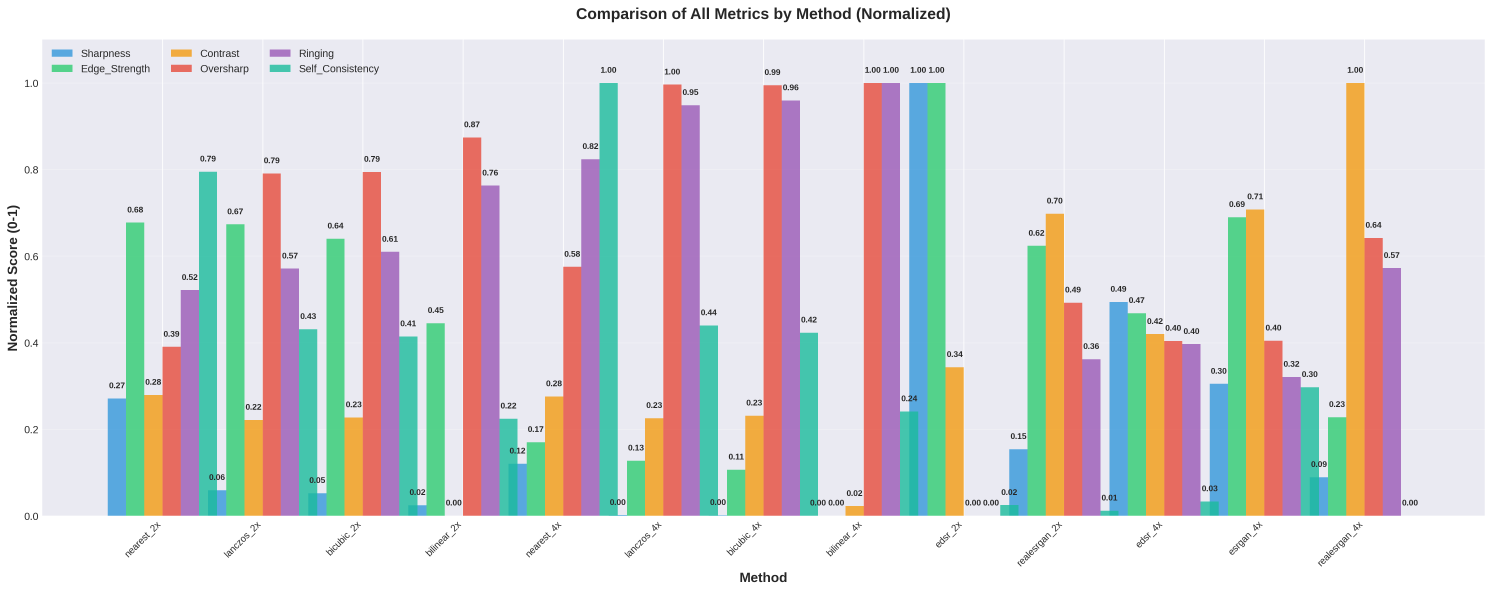
#> input picture results/upscale/analysis/01_all_metrics_comparison.png, 5968 x 2368 px (shown at 1/4 size); its folder holds only this picture in this run
$ python evaluate_upscale_quality.py --upscaled-dir ../../../results/upscale/analysis   (older library calls are emulated)
#> lines starting #> are read from the running program, lines starting #| are printed output that depends on the picture
### src/core/evaluation/upscale_metrics.py
"""Image quality assessment using fast OpenCV-based metrics.

This module implements efficient no-reference image quality metrics using OpenCV.
These metrics are optimized for speed while providing useful quality indicators.
"""
from pathlib import Path
from typing import Dict, Optional, Union, List
import numpy as np
import cv2
from tqdm import tqdm
from concurrent.futures import ProcessPoolExecutor, as_completed


def _evaluate_single_image(image_path: Path, original_images_dir: Optional[Path]) -> Dict:
    """Helper function to evaluate a single image (for multiprocessing).

    Args:
        image_path: Path to image to evaluate.
        original_images_dir: Directory containing original images.

    Returns:
        Dictionary with evaluation results.
    """
    # Create a temporary evaluator instance
    evaluator = ImageQualityEvaluator(original_images_dir=original_images_dir)
    return evaluator.evaluate_image(image_path)


class ImageQualityEvaluator:
    """Evaluator for fast image quality metrics using OpenCV."""

    def __init__(self, original_images_dir: Optional[Union[str, Path]] = None):
        """Initialize quality evaluator.

        Args:
            original_images_dir: Directory containing original images for self-consistency.
                                Default: dataset/downloaded
        """
        if original_images_dir is None:
            # Default to dataset/downloaded
            project_root = Path(__file__).parent.parent.parent.parent
            self.original_images_dir = project_root / "dataset" / "downloaded"
        else:
            self.original_images_dir = Path(original_images_dir)

        if not self.original_images_dir.exists():
            print(f"Warning: Original images directory not found: {self.original_images_dir}")
            self.original_images_dir = None

    def _load_image(self, image_path: Union[str, Path]) -> Optional[np.ndarray]:
        """Load image using OpenCV.

        Args:
            image_path: Path to the image file.

        Returns:
            Image as numpy array (BGR format), or None if error.
        """
        try:
            img = cv2.imread(str(image_path))
            if img is None:
                print(f"Error loading image: {image_path}")
                return None
            return img
        except Exception as e:
            print(f"Error loading image {image_path}: {e}")
            return None

    def calculate_sharpness(self, img: np.ndarray) -> float:
        """Calculate sharpness using Variance of Laplacian.

        Higher values indicate sharper images.

        Args:
            img: Input image (BGR format).

        Returns:
            Sharpness score.
        """
        gray = cv2.cvtColor(img, cv2.COLOR_BGR2GRAY)
        laplacian = cv2.Laplacian(gray, cv2.CV_64F)
        return laplacian.var()

    def calculate_edge_strength(self, img: np.ndarray) -> float:
        """Calculate edge strength using Sobel operators.

        Higher values indicate stronger edges (more detail).

        Args:
            img: Input image (BGR format).

        Returns:
            Mean edge strength.
        """
        gray = cv2.cvtColor(img, cv2.COLOR_BGR2GRAY)
        sobelx = cv2.Sobel(gray, cv2.CV_64F, 1, 0, ksize=3)
        sobely = cv2.Sobel(gray, cv2.CV_64F, 0, 1, ksize=3)
        edge_magnitude = np.sqrt(sobelx**2 + sobely**2)
        return edge_magnitude.mean()

    def calculate_contrast(self, img: np.ndarray) -> float:
        """Calculate contrast using standard deviation.

        Higher values indicate higher contrast.

        Args:
            img: Input image (BGR format).

        Returns:
            Contrast score (standard deviation of grayscale image).
        """
        gray = cv2.cvtColor(img, cv2.COLOR_BGR2GRAY)
        return gray.std()

    # [27 lines left out: function calculate_self_consistency, not called in this run]

    def calculate_artifacts(self, img: np.ndarray) -> Dict[str, float]:
        """Detect common upscaling artifacts.

        Args:
            img: Input image (BGR format).

        Returns:
            Dictionary with artifact scores:
            - oversharp: Over-sharpening indicator (99th percentile of Laplacian)
            - ringing: Ringing artifact indicator (std of Sobel)
        """
        gray = cv2.cvtColor(img, cv2.COLOR_BGR2GRAY)

        # Over-sharpening detection
        laplacian = cv2.Laplacian(gray, cv2.CV_64F)
        oversharp = np.percentile(np.abs(laplacian), 99)

        # Ringing detection
        sobel = cv2.Sobel(gray, cv2.CV_64F, 1, 1, ksize=3)
        ringing = np.std(sobel)

        return {
            'oversharp': float(oversharp),
            'ringing': float(ringing)
        }

    def evaluate_image(self, image_path: Union[str, Path]) -> Dict:
        """Evaluate image quality using all available metrics.

        Args:
            image_path: Path to the image file to evaluate.

        Returns:
            Dictionary containing all quality scores and metadata.
        """
        image_path = Path(image_path)

        result = {
            'image_path': str(image_path),
            'image_name': image_path.name,
            'status': 'pending'
        }

        try:
            # Load image
            img = self._load_image(image_path)
            if img is None:
                result['status'] = 'error'
                result['error'] = 'Failed to load image'
                return result

            # Calculate all metrics
            result['sharpness'] = self.calculate_sharpness(img)
            result['edge_strength'] = self.calculate_edge_strength(img)
            result['contrast'] = self.calculate_contrast(img)

            # Artifact detection
            artifacts = self.calculate_artifacts(img)
            result['oversharp'] = artifacts['oversharp']
            result['ringing'] = artifacts['ringing']

            # Self-consistency (if original images directory exists)
            if self.original_images_dir is not None:
                # Try to find original image
                # Remove common upscaling suffixes from filename
                original_name = image_path.name

                # Remove suffixes like _bicubic_2x, _realesrgan_4x, etc.
                import re
                # Pattern: _methodname_Nx before extension
                original_name = re.sub(r'_[a-zA-Z0-9]+_\d+x\.(jpg|jpeg|png|bmp|webp|tiff|tif)$',
                                      r'.\1', original_name, flags=re.IGNORECASE)

                original_path = self.original_images_dir / original_name

                if original_path.exists():
                    img_original = self._load_image(original_path)
                    if img_original is not None:
                        result['self_consistency'] = self.calculate_self_consistency(
                            img_original, img
                        )
                    else:
                        result['self_consistency'] = None
                else:
                    result['self_consistency'] = None
            else:
                result['self_consistency'] = None

            result['status'] = 'success'

        except Exception as e:
            result['status'] = 'error'
            result['error'] = str(e)

        return result

    def evaluate_batch(self, image_paths: List[Path], verbose: bool = True,
                      n_workers: int = 4) -> List[Dict]:
        """Evaluate quality for multiple images in parallel.

        Args:
            image_paths: List of paths to image files.
            verbose: If True, shows progress bar.
            n_workers: Number of parallel workers (default: 4).

        Returns:
            List of dictionaries containing quality scores.
        """
        if verbose:
            print(f"\nEvaluating quality for {len(image_paths)} images (using {n_workers} workers)...")

        # Use multiprocessing for parallel evaluation
        results = [None] * len(image_paths)

        with ProcessPoolExecutor(max_workers=n_workers) as executor:
            # Submit all tasks
            future_to_idx = {
                executor.submit(_evaluate_single_image, img_path, self.original_images_dir): idx
                for idx, img_path in enumerate(image_paths)
            }

            # Process results as they complete
            if verbose:
                with tqdm(total=len(image_paths), desc="Evaluating quality") as pbar:
                    for future in as_completed(future_to_idx):
                        idx = future_to_idx[future]
                        try:
                            results[idx] = future.result()
                        except Exception as e:
                            results[idx] = {
                                'image_path': str(image_paths[idx]),
                                'image_name': image_paths[idx].name,
                                'status': 'error',
                                'error': str(e)
                            }
                        pbar.update(1)
            else:
                for future in as_completed(future_to_idx):
                    idx = future_to_idx[future]
                    try:
                        results[idx] = future.result()
                    except Exception as e:
                        results[idx] = {
                            'image_path': str(image_paths[idx]),
                            'image_name': image_paths[idx].name,
                            'status': 'error',
                            'error': str(e)
                        }

        if verbose:
            successful = sum(1 for r in results if r['status'] == 'success')
            print(f"✓ Complete: {successful}/{len(results)} successful")

        return results

    # [76 lines left out: function compare_methods, not called in this run]

### src/scripts/evaluation/evaluate_upscale_quality.py
"""Evaluate upscaled image quality using comprehensive metrics.

This script evaluates upscaled images using various quality metrics including:
- Sharpness (Variance of Laplacian)
- Edge Strength (Sobel operators)
- Contrast (standard deviation)
- Artifacts (over-sharpening, ringing)
- Self-consistency (PSNR with downsampled version)
"""
import argparse
import json
import sys
from pathlib import Path
from datetime import datetime

import numpy as np

project_root = Path(__file__).parent.parent.parent
sys.path.insert(0, str(project_root))

from src.core.evaluation.upscale_metrics import ImageQualityEvaluator


def parse_args():
    """Parse command-line arguments for image quality evaluation.

    Parses and validates command-line arguments for evaluating upscaled images
    using various quality metrics.

    Returns:
        argparse.Namespace: Parsed command-line arguments containing:
            - upscaled_dir (str): Directory containing upscaled images to evaluate
            - original_dir (str): Directory containing original images for comparison
            - output_dir (str): Output directory for evaluation results
            - n_workers (int): Number of parallel worker processes
            - quiet (bool): Whether to suppress detailed output
    """
    parser = argparse.ArgumentParser(
        description='Evaluate upscaled image quality'
    )

    parser.add_argument('--upscaled-dir', required=True,
                       help='Directory containing upscaled images')
    parser.add_argument('--original-dir', default='dataset/downloaded',
                       help='Directory containing original images (for self-consistency)')
    parser.add_argument('--output-dir', default='results/upscale',
                       help='Output directory for metrics (default: results/upscale_evaluation)')
    parser.add_argument('--n-workers', type=int, default=4,
                       help='Number of parallel workers (default: 4)')
    parser.add_argument('--quiet', action='store_true',
                       help='Suppress detailed output')

    return parser.parse_args()


METRIC_LABELS = {
    'sharpness': 'Sharpness',
    'edge_strength': 'Edge Strength',
    'contrast': 'Contrast',
    'oversharp': 'Over-sharpening',
    'ringing': 'Ringing',
    'self_consistency': 'Self-Consistency (PSNR)'
}


def compute_aggregate_metrics(results):
    """Compute aggregate statistics for successful evaluations.

    Calculates summary statistics (mean, std, min, max) for each quality metric
    across all successfully evaluated images. Only includes results with 'success'
    status to avoid skewing statistics with failed evaluations.

    Args:
        results (list): List of evaluation result dictionaries, each containing
            status and metric values (sharpness, edge_strength, contrast, etc.)

    Returns:
        dict: Dictionary containing:
            - total_images (int): Total number of images evaluated
            - successful_images (int): Number of successfully evaluated images
            - metrics (dict): Dictionary mapping metric names to statistics:
                - mean (float): Average value across all images
                - std (float): Standard deviation
                - min (float): Minimum value
                - max (float): Maximum value
    """
    successful = [r for r in results if r['status'] == 'success']

    summary = {
        'total_images': len(results),
        'successful_images': len(successful),
        'metrics': {}
    }

    if not successful:
        return summary

    for key in METRIC_LABELS:
        values = [
            r[key] for r in successful
            if key in r and r[key] is not None
        ]
        if not values:
            continue
        arr = np.asarray(values, dtype=float)
        summary['metrics'][key] = {
            'mean': float(np.mean(arr)),
            'std': float(np.std(arr)),
            'min': float(np.min(arr)),
            'max': float(np.max(arr))
        }

    return summary


def print_metrics_summary(results):
    """Print formatted metrics summary to console.

    Displays a formatted table showing summary statistics for all quality metrics
    across evaluated images. Includes mean, standard deviation, minimum, and
    maximum values for each metric.

    Args:
        results (list): List of evaluation result dictionaries from the evaluator,
            each containing quality metrics like sharpness, edge_strength, contrast,
            oversharp, ringing, and self_consistency.
    """
    summary = compute_aggregate_metrics(results)

    if summary['successful_images'] == 0:
        print("\n✗ No successful evaluations")
        return

    print("\n" + "="*80)
    print("UPSCALE QUALITY METRICS SUMMARY")
    print("="*80)
    print(f"\nImages evaluated: {summary['successful_images']}/{summary['total_images']}")

    print(f"\n{'Metric':<25} {'Mean':<12} {'Std':<12} {'Min':<12} {'Max':<12}")
    print("-"*80)

    if not summary['metrics']:
        print("No metric values available.")
        return

    for key, stats in summary['metrics'].items():
        label = METRIC_LABELS.get(key, key)
        print(f"{label:<25} "
              f"{stats['mean']:<12.2f} "
              f"{stats['std']:<12.2f} "
              f"{stats['min']:<12.2f} "
              f"{stats['max']:<12.2f}")


def main():
    """Main execution function for upscale quality evaluation.

    Orchestrates the complete quality evaluation pipeline:
    1. Parses command-line arguments
    2. Discovers all images in the upscaled directory
    3. Initializes the ImageQualityEvaluator with original images path
    4. Evaluates all images using multiple quality metrics in parallel
    5. Computes aggregate statistics across all images
    6. Saves detailed results and summary to JSON file
    7. Prints formatted summary to console (unless quiet mode)

    Quality metrics evaluated include:
    - Sharpness (Variance of Laplacian)
    - Edge strength (Sobel operators)
    - Contrast (standard deviation)
    - Artifacts (over-sharpening and ringing detection)
    - Self-consistency (PSNR with downsampled version)

    Raises:
        FileNotFoundError: If the upscaled directory does not exist.
    """
    args = parse_args()

    upscaled_dir = Path(args.upscaled_dir)
    original_dir = Path(args.original_dir)

    if not args.quiet:
        print("="*80)
        print("UPSCALE QUALITY EVALUATION")
        print("="*80)
        print(f"Upscaled images: {upscaled_dir}")
        print(f"Original images: {original_dir}")

    if not upscaled_dir.exists():
        print(f"\n✗ Error: Upscaled directory not found: {upscaled_dir}")
        return

    # Get all images in upscaled directory
    valid_extensions = {'.jpg', '.jpeg', '.png', '.bmp', '.webp', '.tiff', '.tif'}
    image_paths = []
    for ext in valid_extensions:
        image_paths.extend(upscaled_dir.glob(f"*{ext}"))
        image_paths.extend(upscaled_dir.glob(f"*{ext.upper()}"))

    # Filter out hidden files
    image_paths = [p for p in image_paths if not p.name.startswith('.')]
    image_paths = sorted(image_paths)

    if not image_paths:
        print(f"\n✗ Error: No images found in {upscaled_dir}")
        return

    if not args.quiet:
        print(f"\nImages to evaluate: {len(image_paths)}")

    # Initialize evaluator
    evaluator = ImageQualityEvaluator(original_images_dir=original_dir)

    # Evaluate images
    results = evaluator.evaluate_batch(
        image_paths=image_paths,
        verbose=not args.quiet,
        n_workers=args.n_workers
    )
#> in _load_image, img is the input picture: shape (2368, 5968, 3); mean B, G, R 213, 212.7, 215.3
#> in calculate_sharpness, `gray = cv2.cvtColor(img, cv2.COLOR_BGR2GRAY)`:
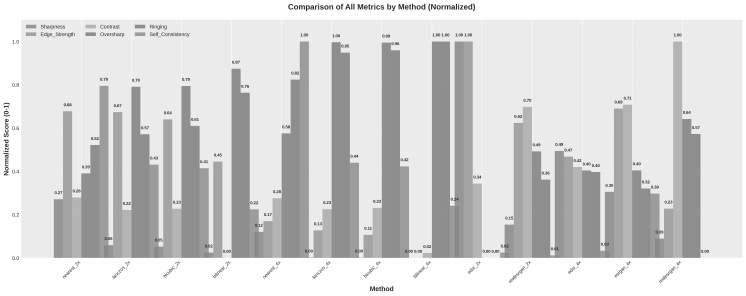
#> gray: shape (2368, 5968) (shown at 1/8 size); min 38, max 255, mean 213.6
#> in calculate_sharpness, `laplacian = cv2.Laplacian(gray, cv2.CV_64F)`:
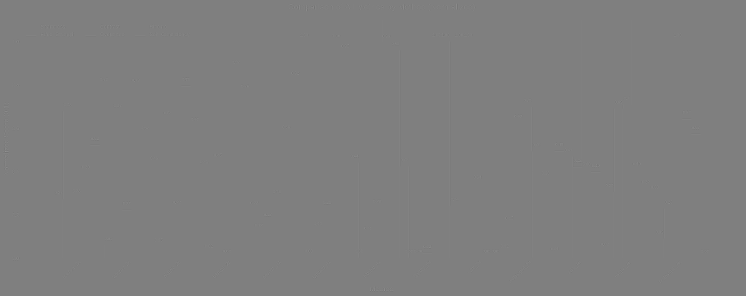
#> laplacian: shape (2368, 5968) float64 (shown at 1/8 size); min -471, max 471, mean 0; drawn with min black and max white
#> in calculate_edge_strength, `edge_magnitude = np.sqrt(sobelx**2 + sobely**2)`:
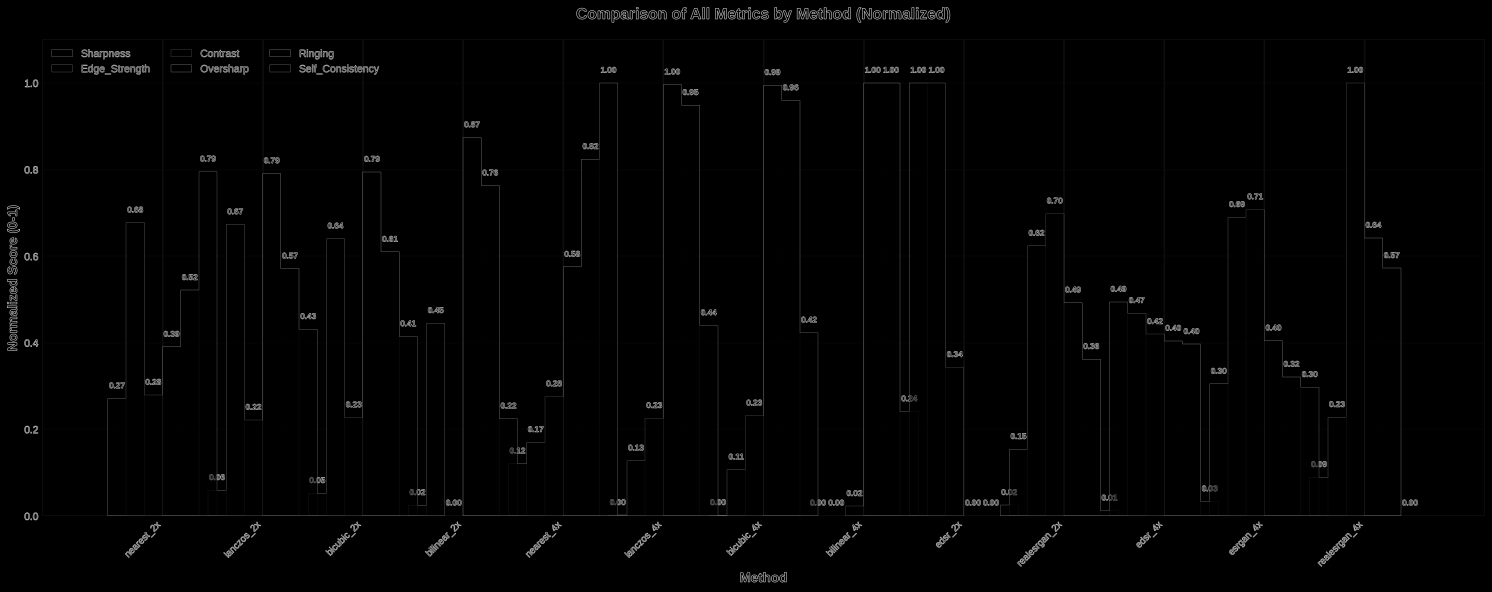
#> edge_magnitude: shape (2368, 5968) float64 (shown at 1/4 size); min 0, max 940, mean 9.8; drawn with min black and max white
#> in calculate_artifacts, `oversharp = np.percentile(np.abs(laplacian), 99)`: oversharp = 92
#> in calculate_artifacts, `ringing = np.std(sobel)`: ringing = 11.35
#> in evaluate_image, `artifacts = self.calculate_artifacts(img)`: artifacts = {'oversharp': 92, 'ringing': 11.35}
#> in evaluate_batch, `future_to_idx = { executor.submit(_evaluate_single_image, img_path, se..`: future_to_idx = 1 item
#> the loop in evaluate_batch, `for future in as_completed(future_to_idx):` made 1 pass
#> idx on pass 1: 0
#> in evaluate_batch, `successful = sum(1 for r in results if r['status'] == 'success')`: successful = 1
#| ✓ Complete: 1/1 successful
#> results = 1 item

    summary = compute_aggregate_metrics(results)
#> the loop in compute_aggregate_metrics, `for key in METRIC_LABELS:` made 6 passes
#> (values, arr) on passes 1 to 5: ([293.4], [293.4]), ([9.84], [9.84]), ([44.17], [44.17]), ([92], [92]), ([11.35], [11.35])
#> after the loop in compute_aggregate_metrics, `for key in METRIC_LABELS:`: summary = 3 items
#> summary = 3 items

    # Print summary
    if not args.quiet:
        print_metrics_summary(results)
#> the loop in compute_aggregate_metrics (call 2), `for key in METRIC_LABELS:` made 6 passes
#| Images evaluated: 1/1
#> the loop in print_metrics_summary, `for key, stats in summary['metrics'].items():` made 5 passes
#> (key, stats, label) on passes 1 to 5: ('sharpness', {'mean': 293.4, 'std': 0, 'min': 293.4, 'max': 293.4}, 'Sharpness'), ('edge_strength', {'mean': 9.84, 'std': 0, 'min': 9.84, 'max': 9.84}, 'Edge Strength'), ('contrast', {'mean': 44.17, 'std': 0, 'min': 44.17, 'max': 44.17}, 'Contrast'), ('oversharp', {'mean': 92, 'std': 0, 'min': 92, 'max': 92}, 'Over-sharpening'), ('ringing', {'mean': 11.35, 'std': 0, 'min': 11.35, 'max': 11.35}, 'Ringing')
#> (printed output is left out)

    # Save to file
    # Extract method name from upscaled directory (e.g., "bicubic_2x" from path)
    method_name = upscaled_dir.name

    output_dir = Path(args.output_dir)
    output_dir.mkdir(parents=True, exist_ok=True)

    output_path = output_dir / f"{method_name}_metrics.json"

    output_data = {
        'timestamp': datetime.now().isoformat(),
        'method': method_name,
        'upscaled_dir': str(upscaled_dir),
        'original_dir': str(original_dir),
        'n_images': summary['total_images'],
        'n_successful': summary['successful_images'],
        'aggregated_metrics': summary['metrics'],
        'results': results
    }

    output_path.write_text(json.dumps(output_data, indent=2, ensure_ascii=False), encoding='utf-8')

    if not args.quiet:
        print(f"\n✓ Metrics saved: {output_path}")

    if not args.quiet:
        print("\n" + "="*80)
        print("✓ Evaluation completed!")
        print("="*80)


if __name__ == "__main__":
    main()
